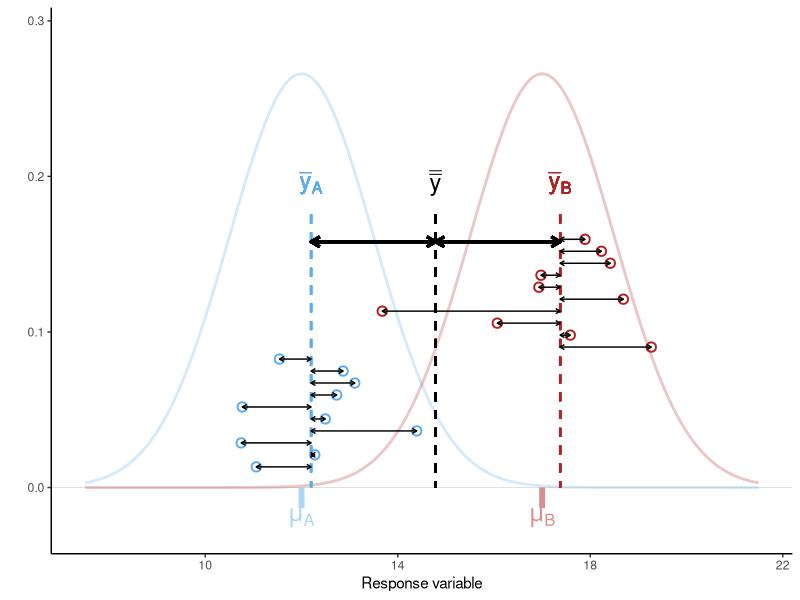
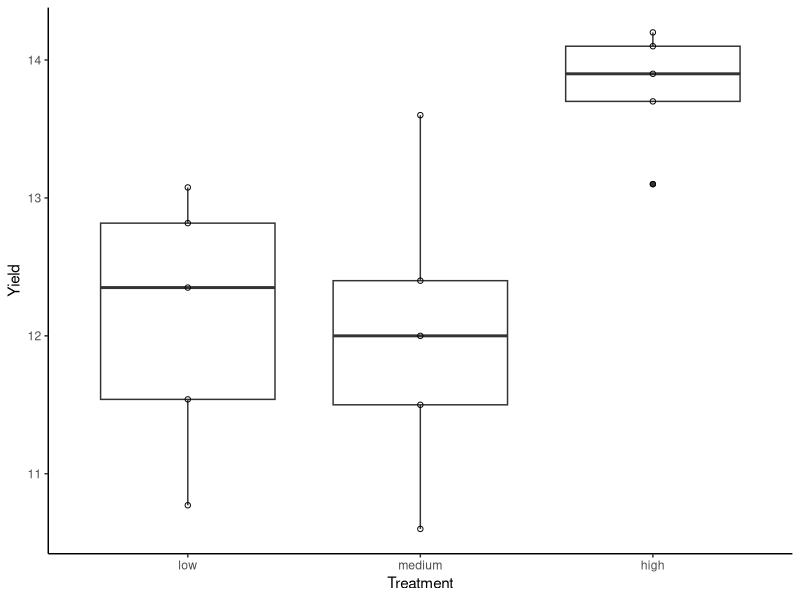
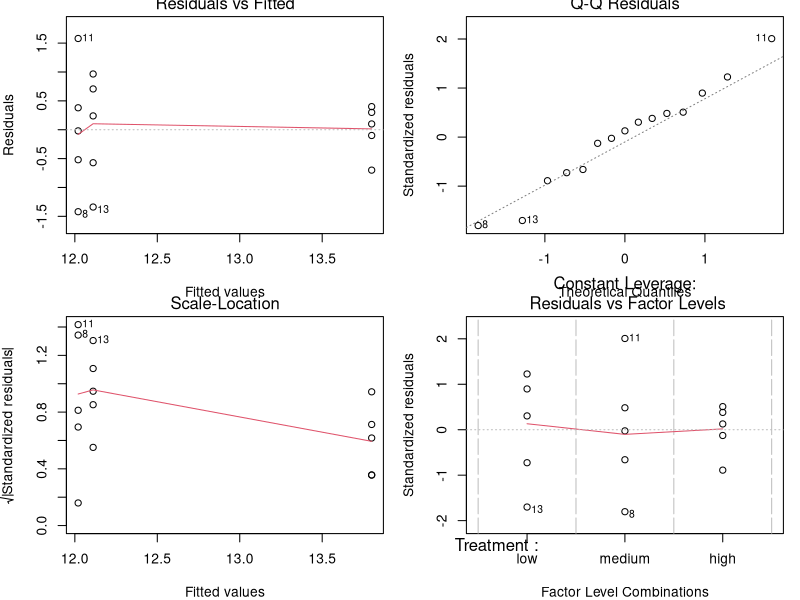
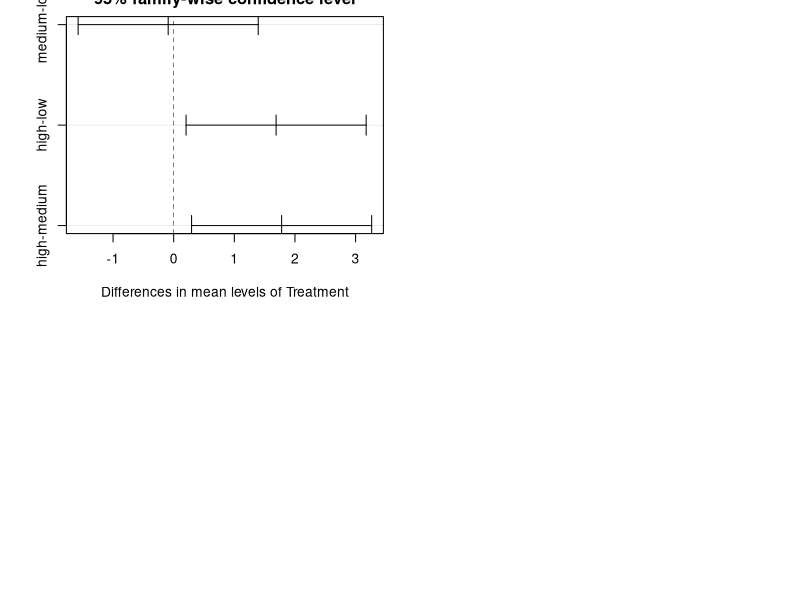
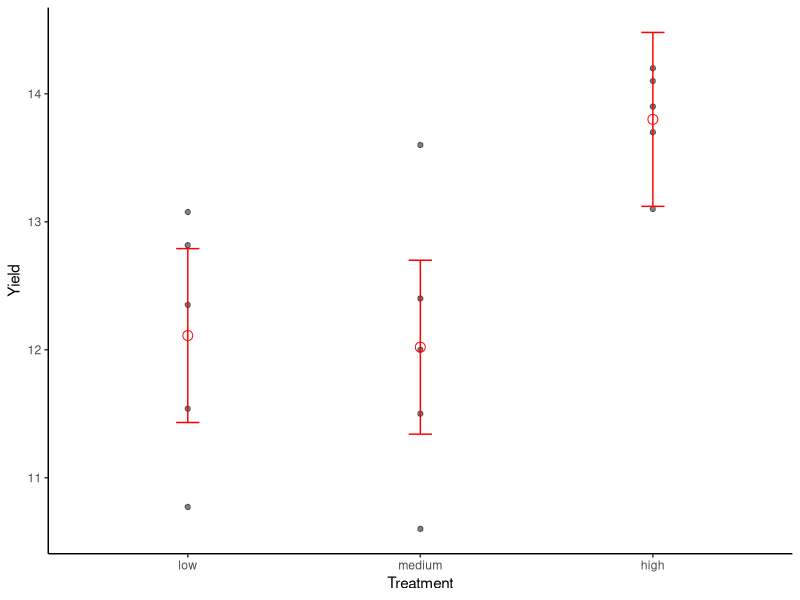
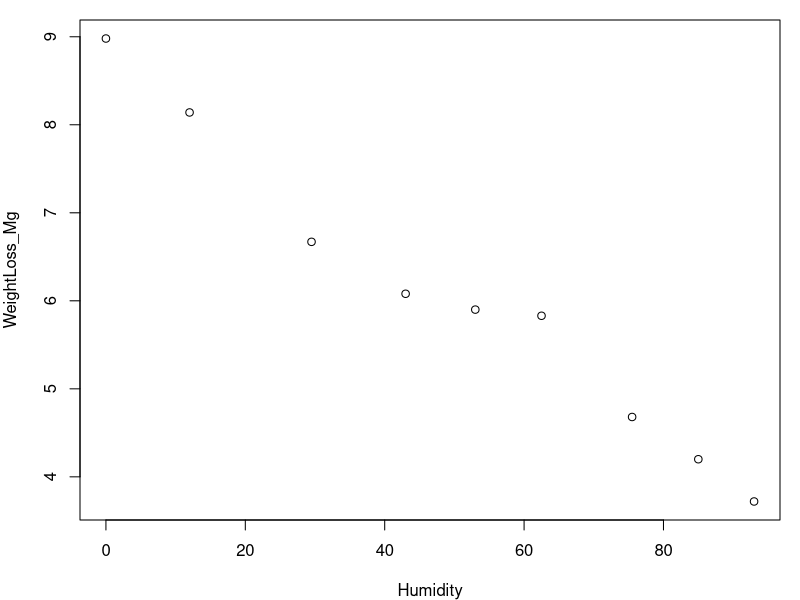
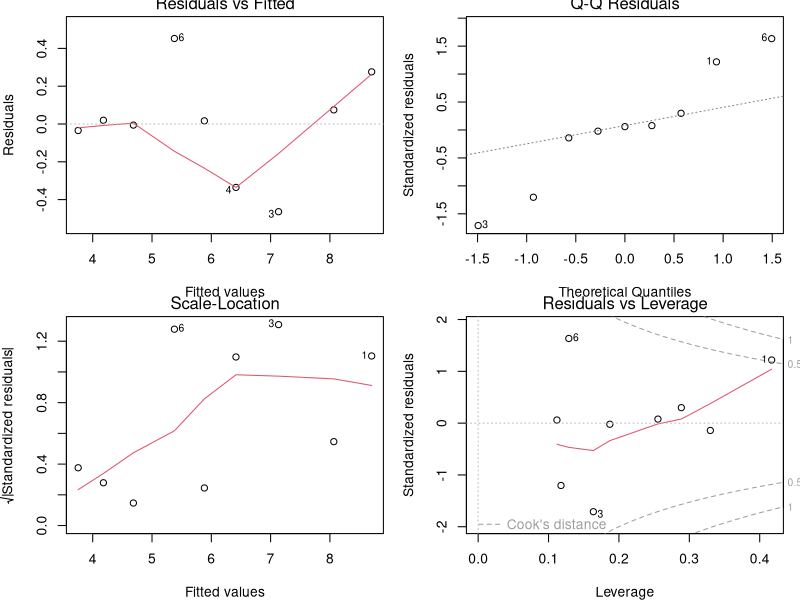
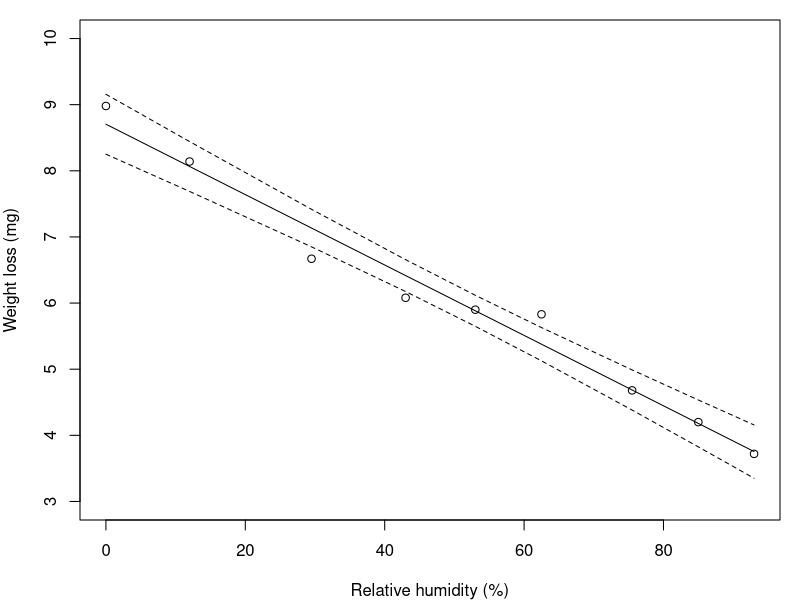

Recreate these plots in R, in order.
## ---- chunk 1
#| label: fig-ANOVA_overview
#| fig-cap: "Sources of variation (within group vs. among groups) as quantified by ANOVA. Points are observations, dashed vertical lines give sample means for A (blue), B (red), and overall (black). Thick arrows show differences between group means and the overall mean, and thin arrows show differences between observations and group means. The population means (mu[A], mu[B]) and the effect size (mu[B] - mu[A]) are unknown and must be inferred from the sample with confidence intervals."
#| fig-width: 7
#| fig-height: 5
#| message: false
#| warning: false
#| code-fold: true

library(tidyverse)
theme_set(theme_classic())
# simulate two populations A and B
sigma <- 1.5
mu_df <- data.frame(Group=c("A", "B"),
                    Lab=c("mu[A]", "mu[B]"),
                    mu=c(12, 17)) |>
  mutate(density=dnorm(mu, mu, sigma))

pop_df <- data.frame(value=seq(min(mu_df$mu) - 3*sigma, 
                               max(mu_df$mu) + 3*sigma, 
                               length.out=1e3)) |>
  mutate(A=dnorm(value, mu_df$mu[1], sigma),
         B=dnorm(value, mu_df$mu[2], sigma)) |>
  pivot_longer(2:3, names_to="Group", values_to="density")
x_lim <- xlim(min(pop_df$value), max(pop_df$value))
y_lim <- ylim(-max(pop_df$density)*0.1, max(pop_df$density)*1.1)

# simulate sampling
N <- 10
set.seed(1)
samp_df <- data.frame(Group=rep(c("A", "B"), each=N),
                      y=c(rnorm(N, mu_df$mu[1], sigma),
                          rnorm(N, mu_df$mu[2], sigma))) |>
  mutate(ypos=seq(max(mu_df$density)*0.05, max(mu_df$density)*0.6, length.out=n())) |>
  group_by(Group) |>
  mutate(y_bar=mean(y),
         y_bar_pos=mean(ypos)) |>
  ungroup() |>
  mutate(y_bar_lab=max(ypos)*1.1,
         y_bar_bar=mean(y),
         Lab=paste0("bar(y)[", Group, "]"))

# plot
ggplot(samp_df, aes(y, colour=Group)) + 
  # population in background
  geom_hline(yintercept=0, linewidth=0.2, colour="grey80") +
  geom_line(data=pop_df, aes(value, density), linewidth=1, alpha=0.25) + 
  geom_text(data=mu_df, 
            aes(x=mu, y=-density*0.05, label=Lab), 
            vjust=1, parse=T, size=6, alpha=0.5) +
  geom_segment(data=mu_df, 
               aes(x=mu, xend=mu, y=-density*0.05, yend=0), 
               linewidth=2, linetype=1, alpha=0.5) +
  # observations
  geom_point(aes(y, ypos), size=2.5, shape=1, stroke=1) +
  # group means
  geom_segment(aes(x=y_bar, xend=y_bar, yend=0, y=y_bar_lab), linewidth=0.75, linetype=2) +
  geom_text(aes(x=y_bar, y=y_bar_lab, label=Lab), nudge_y=0.02, parse=T, size=6) +
  # grand mean
  geom_segment(aes(x=y_bar_bar, xend=y_bar_bar, yend=0, y=y_bar_lab), colour="black",
               linewidth=0.75, linetype=2) +
  annotate("text", x=samp_df$y_bar_bar[1], y=samp_df$y_bar_lab[1]+0.02, label="bar(bar(y))", 
           parse=T, size=6, colour="black") +
  # within-group variation
  geom_segment(aes(x=y_bar, xend=y, y=ypos, yend=ypos), 
               arrow=arrow(ends="both", length=unit(0.05, "inches")), colour="black") +
  # among-group variation
  geom_segment(aes(x=y_bar, xend=y_bar_bar, y=y_bar_lab*0.9, yend=y_bar_lab*0.9), 
               arrow=arrow(ends="both", length=unit(0.1, "inches")), 
               colour="black", linewidth=1) +
  scale_colour_manual(values=c("steelblue2", "firebrick"), guide="none") +
  x_lim + y_lim + 
  labs(x="Response variable", y="")
## ---- chunk 2
#| message: false
#| warning: false

library(tidyverse); theme_set(theme_classic())
library(readxl)
library(emmeans)
set.seed(2026)
## ---- chunk 3
algae_wide_df <- read_excel("data/H2SMS_practicalData.xlsx", sheet = "Microalgae")
## ---- chunk 4
nrow(algae_wide_df)
## ---- chunk 5
head(algae_wide_df, 2)
algae_df <- algae_wide_df |>
  pivot_longer(everything(), names_to = "Treatment", values_to = "Yield")
glimpse(algae_df)
## ---- chunk 6
#| label: fig-algae_boxplot
#| fig-cap: "Boxplot of algal yield at different light levels."
#| fig-width: 5.5
#| fig-height: 4.5
#| code-fold: true
algae_df$Treatment <- factor(algae_df$Treatment, 
                             levels=c("low", "medium", "high"))
glimpse(algae_df)
ggplot(algae_df, aes(Treatment, Yield)) + 
  geom_boxplot() +
  geom_point(shape=1)
## ---- chunk 7
algae_aov <- aov(Yield ~ Treatment, data = algae_df) # ?aov
## ---- chunk 8
#| label: fig-algae_aov
#| fig-cap: "Residual plots from one-way ANOVA."
#| fig-width: 5.5
#| fig-height: 5

par(mfrow = c(2, 2), mar=c(4,4,1,1)) 
plot(algae_aov) 
## ---- chunk 9
# anova(algae_aov) # outputs an anova-type table, but unnecessary with aov()
summary(algae_aov)
## ---- chunk 10
#| label: fig-algae_aov_Tukey
#| fig-cap: "Tukey HSD plot from a one-way ANOVA."
#| fig-width: 8
#| fig-height: 5

# HSD stands for 'honestly significant difference'
algae_grp_diffs <- TukeyHSD(x = algae_aov, conf.level = 0.95) 
algae_grp_diffs
plot(algae_grp_diffs)
## ---- chunk 11
algae_emm <- emmeans(algae_aov, specs="Treatment", level=0.89)
algae_emm
algae_emm_df <- as_tibble(algae_emm)
## ---- chunk 12
#| label: fig-algae_aov_results
#| fig-cap: "Algae yield under three light levels. Red points and bars give means and 89% CIs. Black points show observations."
#| fig-width: 4
#| fig-height: 3.5

ggplot(algae_df, aes(Treatment)) + 
  geom_point(aes(y=Yield), alpha=0.5) +
  geom_errorbar(data=algae_emm_df, aes(ymin=lower.CL, ymax=upper.CL), colour="red", width=0.1) +
  geom_point(data=algae_emm_df, aes(y=emmean), shape=1, size=3, colour="red")
## ---- chunk 13
#| label: fig-beetle_scatter
#| fig-cap: "Beetle weight loss as a function of relative humidity."
#| fig-width: 4
#| fig-height: 4

beetle_df <- read_excel("data/H2SMS_practicalData.xlsx", sheet = "Beetles")
# inspect the dataframe, then make a scatter plot
par(mfrow=c(1,1))
plot(WeightLoss_Mg ~ Humidity, data = beetle_df) 
## ---- chunk 14
# weight loss is modelled as (~) a function of humidity
beetle_lm <- lm(WeightLoss_Mg ~ Humidity, data = beetle_df) 
# beetle_lm
# str(beetle_lm) # lm outputs are complex structures
## ---- chunk 15
#| label: fig-beetle_diag
#| fig-cap: "Regression diagnostics"
#| fig-width: 5
#| fig-height: 5

par(mfrow = c(2, 2), mar=c(4,4,1,1)) # set up 4 in 1 plot.
plot(beetle_lm) # plot the regression residuals.
## ---- chunk 16
summary(beetle_lm)
## ---- chunk 17
8.70 - 0.05322 * -50
8.70 - 0.05322 * 150
## ---- chunk 18
confint(beetle_lm)
## ---- chunk 19
#| label: fig-beetle_regline
#| fig-cap: "Regression line (solid) with upper and lower 95\\% confidence intervals on the regression line (dashed)."
#| fig-width: 4
#| fig-height: 4

beetle_pred_line <- predict(beetle_lm, interval = "confidence", level = 0.95)

par(mfrow=c(1,1))
plot(WeightLoss_Mg ~ Humidity, data = beetle_df, ylim=c(3, 10),
     xlab = "Relative humidity (%)", ylab = "Weight loss (mg)") 
lines(beetle_df$Humidity, beetle_pred_line[, "fit"])
lines(beetle_df$Humidity, beetle_pred_line[, "lwr"], lty = 2)
lines(beetle_df$Humidity, beetle_pred_line[, "upr"], lty = 2)
## ---- chunk 20
# predict() needs a data.frame with the same predictors used in beetle_lm
predict(beetle_lm, 
        newdata = data.frame(Humidity = 50), 
        interval = "predict", 
        level = 0.95)
# or more fully:
predict(beetle_lm, 
        newdata = data.frame(Humidity = seq(0, 100, by=25)), 
        interval = "predict", 
        level = 0.95)
## ---- chunk 21
#| label: fig-beetle_regline_predInterval
#| fig-cap: "Regression line (solid) with upper and lower 95\\% confidence intervals on the regression line (dashed) and 95% prediction intervals (dotted)."
#| fig-width: 4
#| fig-height: 4

new_humidity_df <- data.frame(Humidity = 0:100)
beetle_pred_line <- predict(beetle_lm, 
                            newdata = new_humidity_df,
                            interval = "confidence", 
                            level = 0.95)
beetle_pred_obs <- predict(beetle_lm,
                           newdata = new_humidity_df, 
                           interval = "prediction", 
                           level = 0.95)

par(mfrow=c(1,1))
plot(WeightLoss_Mg ~ Humidity, data = beetle_df, ylim=c(3, 10),
     xlab = "Relative humidity (%)", ylab = "Weight loss (mg)") 
lines(new_humidity_df$Humidity, beetle_pred_line[, "fit"])
lines(new_humidity_df$Humidity, beetle_pred_line[, "lwr"], lty = 2)
lines(new_humidity_df$Humidity, beetle_pred_line[, "upr"], lty = 2)
lines(new_humidity_df$Humidity, beetle_pred_obs[, "lwr"], lty = 3)
lines(new_humidity_df$Humidity, beetle_pred_obs[, "upr"], lty = 3)
## ---- chunk 22
#| code-fold: true
#| code-summary: "Response variable and type"

# 'Absorbance' is continuous
## ---- chunk 23
#| code-fold: true
#| code-summary: "Predictor variable and type"

# 'Concentration' is continuous
## ---- chunk 24
#| code-fold: true
#| code-summary: "Analysis type"

# Linear regression: The predictor and response are both continuous
## ---- chunk 25
#| label: fig-phosphatePoints
#| fig-cap: "Phosphate calibration data."
#| fig-width: 5
#| fig-height: 5
#| code-fold: true
#| code-summary: "View code"

phosphate_df <- read_xlsx("data/H2SMS_practicalData.xlsx", "PhosphateCalibration")
phosphate_df
plot(Absorbance ~ Concentration, data = phosphate_df)
## ---- chunk 26
#| code-fold: true
#| code-summary: "View code"

phos.mod <- lm(Absorbance ~ Concentration, data = phosphate_df)
## ---- chunk 27
#| label: fig-phosphateDiagnostics
#| fig-cap: "Phosphate calibration regression diagnostics."
#| fig-width: 5
#| fig-height: 5
#| code-fold: true
#| code-summary: "View code"

par(mfrow=c(2,2), mar=c(4,4,1,1))
plot(phos.mod)
## ---- chunk 28
#| code-fold: true
#| code-summary: "View code"

summary(phos.mod)
## ---- chunk 29
#| label: fig-phosphateScatter
#| fig-cap: "Phosphate calibration scatter plot with best fit line and 92% confidence intervals."
#| fig-width: 4
#| fig-height: 4
#| code-fold: true
#| code-summary: "View code"

newPhosphate <- tibble(Concentration=seq(min(phosphate_df$Concentration),
                                         max(phosphate_df$Concentration),
                                         length.out=100))
phos_pred_line <- predict(phos.mod, 
                          newdata = newPhosphate,
                          interval = "confidence", 
                          level = 0.92)

plot(Absorbance ~ Concentration, data = phosphate_df)
lines(newPhosphate$Concentration, phos_pred_line[, "fit"])
lines(newPhosphate$Concentration, phos_pred_line[, "lwr"], lty = 2)
lines(newPhosphate$Concentration, phos_pred_line[, "upr"], lty = 2)
## ---- chunk 30
#| echo: false

predict(phos.mod, newdata=data.frame(Concentration = 0.75), interval = "predict")
## ---- chunk 31
predict(phos.mod, newdata=data.frame(Concentration = 0.75), interval = "predict")
## ---- chunk 32
#| code-fold: true
#| code-summary: "Response variable and type"

# 'Travel distance' is continuous
## ---- chunk 33
#| code-fold: true
#| code-summary: "Predictor variable and type"

# 'Surface type' is categorical
## ---- chunk 34
#| code-fold: true
#| code-summary: "Analysis type"

# ANOVA: The predictor is categorical and the response is continuous
## ---- chunk 35
#| label: fig-limpetBoxplot
#| fig-cap: "Boxplot of limpet travel distances by surface."
#| fig-width: 8
#| fig-height: 5
#| code-fold: true
#| code-summary: "View code"

limpet_wide_df <- read_excel("data/H2SMS_practicalData.xlsx", sheet = "LimpetDist")
limpet_df <- limpet_wide_df |>
  pivot_longer(everything(), names_to="Surface", values_to="Distance") |>
  mutate(Surface=factor(Surface, levels=c("Smooth", "Intermediate", "Rough")))
glimpse(limpet_df)
ggplot(limpet_df, aes(Surface, Distance)) + 
  geom_boxplot() +
  geom_point(shape=1)
## ---- chunk 36
#| code-fold: true
#| code-summary: "View code"

limpet_aov <- aov(Distance ~ Surface, data=limpet_df)
## ---- chunk 37
#| label: fig-limpet_aov
#| fig-cap: "Residual plots from the limpet one-way ANOVA."
#| fig-width: 5.5
#| fig-height: 5
#| code-fold: true
#| code-summary: "View code"

par(mfrow = c(2, 2), mar=c(4,4,1,1)) 
plot(limpet_aov) 
## ---- chunk 38
#| code-fold: true
#| code-summary: "View code"

summary(limpet_aov)
## ---- chunk 39
#| label: fig-limpet_aov_Tukey
#| fig-cap: "Tukey HSD plot from a one-way ANOVA."
#| fig-width: 8
#| fig-height: 5
#| code-fold: true
#| code-summary: "View code"

emmeans(limpet_aov, specs="Surface")

limpet_grp_diffs <- TukeyHSD(x = limpet_aov) 
limpet_grp_diffs
plot(limpet_grp_diffs)
